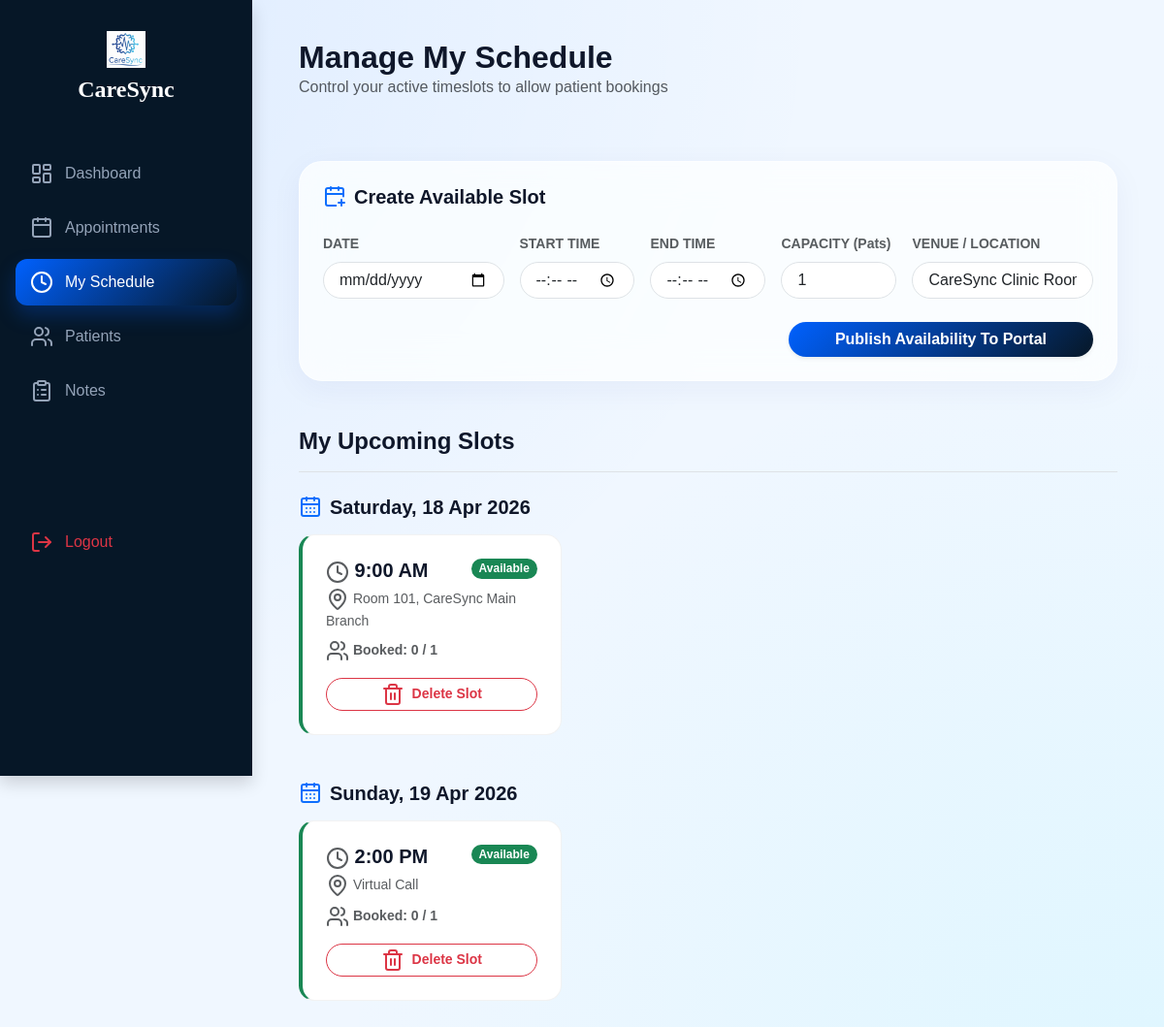
Screenshot of /Doctor/manage_schedule.php (signed in) with the database file from the repository.
### tables this page shows
CREATE TABLE `time_slots` (
  `id` int(11) NOT NULL,
  `doctor_code` int(11) NOT NULL COMMENT 'References users.id where role=doctor',
  `start_time` datetime NOT NULL,
  `end_time` datetime NOT NULL,
  `status` varchar(20) DEFAULT 'available',
  `location` varchar(100) DEFAULT NULL,
  `capacity` int(11) DEFAULT 1,
  `booked_count` int(11) DEFAULT 0
);

### Doctor/manage_schedule.php (the view, shortened to what this page needs)
<?php
require_once '../dbconnect.php';
if (!function_exists('connectDB')) {
    function connectDB() {
        global $conn;
        return $conn;
    }
}
$conn = connectDB();
$doctor_user_id = $_SESSION['user_id'];
$slots = [];
try {
    $slotQuery = "SELECT * FROM time_slots WHERE doctor_code = ? AND start_time >= CURRENT_DATE() ORDER BY start_time ASC";
    $stmt = $conn->prepare($slotQuery);
    $stmt->bind_param("i", $doctor_user_id);
    $stmt->execute();
    $res = $stmt->get_result();
    while ($row = $res->fetch_assoc()) {
        $date_key = date('Y-m-d', strtotime($row['start_time']));
        $slots[$date_key][] = $row;
    }
} catch(Exception $e) {
    $error_msg = "Failed to load active schedule.";
}
?>
<!DOCTYPE html>
<html lang="en">
<head>
    <link rel="stylesheet" href="../Bootstrap/bootstrap.min.css">
    <link rel="stylesheet" href="../styles/doctor_dashboard.css?v=<?php echo time(); ?>">
</head>
<body>
<div class="sidebar shadow">
    <div class="text-center mb-5">
        <img src="../Assets/CareSyncLogo.png" width="40" alt="Logo">
        <h4 class="text-white fw-bold mt-2" style="font-family: 'Custom';">CareSync</h4>
    </div>
    <nav class="nav flex-column">
        <a class="nav-link" href="doctor_dashboard.php"><i data-lucide="layout-dashboard"></i> <span>Dashboard</span></a>
        <a class="nav-link" href="../appointment_scheduling/appointments.php"><i data-lucide="calendar"></i> <span>Appointments</span></a>
        <a class="nav-link active" href="manage_schedule.php"><i data-lucide="clock"></i> <span>My Schedule</span></a>
        <a class="nav-link" href="#"><i data-lucide="users"></i> <span>Patients</span></a>
        <a class="nav-link" href="#"><i data-lucide="clipboard-list"></i> <span>Notes</span></a>
        <div style="margin-top: auto; padding-top: 100px;">
            <a href="../logout.php" class="nav-link text-danger"><i data-lucide="log-out"></i> <span>Logout</span></a>
        </div>
    </nav>
</div>
<div class="main-content">
    <div class="d-flex justify-content-between align-items-center mb-5">
        <div>
            <h2 class="fw-bold mb-0">Manage My Schedule</h2>
            <p class="text-muted">Control your active timeslots to allow patient bookings</p>
        </div>
    </div>
    <div class="glass-card mb-5 p-4">
        <h5 class="fw-bold mb-4 d-flex align-items-center gap-2"><i data-lucide="calendar-plus" class="text-primary"></i> Create Available Slot</h5>
        <form method="POST">
            <div class="row g-3">
                <div class="col-md-3">
                    <label class="form-label text-muted small fw-bold">DATE</label>
                    <input type="date" name="slot_date" class="form-control rounded-pill px-3" required min="<?php echo date('Y-m-d'); ?>">
                </div>
                <div class="col-md-2">
                    <label class="form-label text-muted small fw-bold">START TIME</label>
                    <input type="time" name="start_time" class="form-control rounded-pill px-3" required>
                </div>
                <div class="col-md-2">
                    <label class="form-label text-muted small fw-bold">END TIME</label>
                    <input type="time" name="end_time" class="form-control rounded-pill px-3" required>
                </div>
                <div class="col-md-2">
                    <label class="form-label text-muted small fw-bold">CAPACITY (Pats)</label>
                    <input type="number" name="capacity" class="form-control rounded-pill px-3" value="1" min="1" required>
                </div>
                <div class="col-md-3">
                    <label class="form-label text-muted small fw-bold">VENUE / LOCATION</label>
                    <input type="text" name="location" class="form-control rounded-pill px-3" value="CareSync Clinic Room A" required>
                </div>
            </div>
            <div class="mt-4 text-end">
                <button type="submit" class="btn btn-primary rounded-pill px-5 fw-bold shadow-sm">
                    Publish Availability To Portal
                </button>
            </div>
        </form>
    </div>
    <div>
        <h4 class="fw-bold mb-4 border-bottom pb-3">My Upcoming Slots</h4>
        <?php if (empty($slots)): ?>
            <div class="text-center py-5 opacity-50">
                <i data-lucide="inbox" size="64" class="mb-3 text-muted"></i>
                <h5>No slots generated</h5>
                <p>Use the form above to add blocks of availability into your calendar.</p>
            </div>
        <?php else: ?>
            <?php foreach ($slots as $date => $day_slots): ?>
                <div class="mb-5">
                    <h5 class="fw-bold mb-3 d-flex align-items-center gap-2"><i data-lucide="calendar-days" class="text-primary"></i> <?php echo date('l, d M Y', strtotime($date)); ?></h5>
                    <div class="row g-3">
                        <?php foreach ($day_slots as $slot): ?>
                            <div class="col-md-4">
                                <div class="schedule-card status-<?php echo strtolower($slot['status']); ?>">
                                    <div class="d-flex justify-content-between">
                                        <div class="fw-bold h5 mb-1"><i data-lucide="clock" size="18" class="text-muted"></i> <?php echo date('g:i A', strtotime($slot['start_time'])); ?></div>
                                        <span class="badge bg-<?php echo $slot['status'] == 'available' ? 'success' : 'danger'; ?> rounded-pill mb-auto">
                                            <?php echo ucfirst($slot['status']); ?>
                                        </span>
                                    </div>
                                    <div class="text-muted small mb-2"><i data-lucide="map-pin" size="14"></i> <?php echo htmlspecialchars($slot['location']); ?></div>
                                    <div class="text-muted small fw-bold mb-3"><i data-lucide="users" size="14"></i> Booked: <?php echo $slot['booked_count']; ?> / <?php echo $slot['capacity']; ?></div>
                                    <?php if ($slot['booked_count'] == 0 && $slot['status'] == 'available'): ?>
                                    <form method="POST" onsubmit="return confirm('Are you sure you want to delete this available slot?');">
                                        <button type="submit" class="btn btn-outline-danger btn-sm rounded-pill w-100 fw-bold">
                                            <i data-lucide="trash-2" size="16" class="me-1"></i> Delete Slot
                                        </button>
                                    </form>
                                    <?php else: ?>
                                    <button class="btn btn-light btn-sm rounded-pill w-100 text-muted fw-bold" disabled>Cannot Outline Actively Booked Slot</button>
                                    <?php endif; ?>
                                </div>
                            </div>
                        <?php endforeach; ?>
                    </div>
                </div>
            <?php endforeach; ?>
        <?php endif; ?>
    </div>
</div>
</body>
</html>

### styles/doctor_dashboard.css (style rules this page uses)
:root { --primary-blue: #0061ff; --primary-dark: #004dc6; --accent: #60efff; --sidebar-bg: #061727; --blue-gradient: linear-gradient(135deg, var(--primary-blue) 0%, var(--sidebar-bg) 100%); --glass-bg: rgba(255, 255, 255, 0.75); --glass-border: rgba(255, 255, 255, 0.5); --text-main: #0f172a; --text-muted: #94a3b8; }
body { background: #f0f7ff; background-image: radial-gradient(at 0% 0%, rgba(0, 97, 255, 0.08) 0px, transparent 50%), radial-gradient(at 100% 100%, rgba(96, 239, 255, 0.12) 0px, transparent 50%); font-family: 'PlusJakartaSans', sans-serif; color: var(--text-main); min-height: 100vh; margin: 0; }
.sidebar { width: 260px; background: var(--sidebar-bg); height: 100vh; position: fixed; left: 0; top: 0; padding: 2rem 1rem; z-index: 1000; }
.sidebar .nav-link { color: var(--text-muted); padding: 12px 15px; border-radius: 12px; margin-bottom: 8px; display: flex; align-items: center; gap: 12px; transition: all 0.3s ease; text-decoration: none; }
.sidebar .nav-link.active { background: var(--blue-gradient); box-shadow: 0 10px 20px rgba(0, 97, 255, 0.25); color: #fff !important; }
.main-content { margin-left: 260px; padding: 2.5rem 3rem; }
.glass-card { background: var(--glass-bg); backdrop-filter: blur(20px) saturate(180%); border: 1px solid var(--glass-border); border-radius: 24px; box-shadow: 0 8px 32px rgba(31, 38, 135, 0.05); transition: transform 0.3s ease; }
.btn-primary { background: var(--blue-gradient); border: none; color: white; box-shadow: 0 4px 15px rgba(0, 97, 255, 0.2); transition: transform 0.2s; }

### Doctor/manage_schedule.php (style rules this page uses)
.schedule-card { background: white; border-radius: 16px; padding: 1.5rem; transition: 0.3s; border: 1px solid rgba(0,0,0,0.05); height: 100%; }
.schedule-card.status-available { border-left: 4px solid #198754; }

### rows the page displays
time_slots: start_time "9:00 AM", status "Available", location "Room 101, CareSync Main Branch", booked_count "0", capacity "1"
time_slots: start_time "2:00 PM", status "Available", location "Virtual Call", booked_count "0", capacity "1"

### other values shown
date('l, d M Y', strtotime($date)) "Saturday, 18 Apr 2026"
date('l, d M Y', strtotime($date)) "Sunday, 19 Apr 2026"
